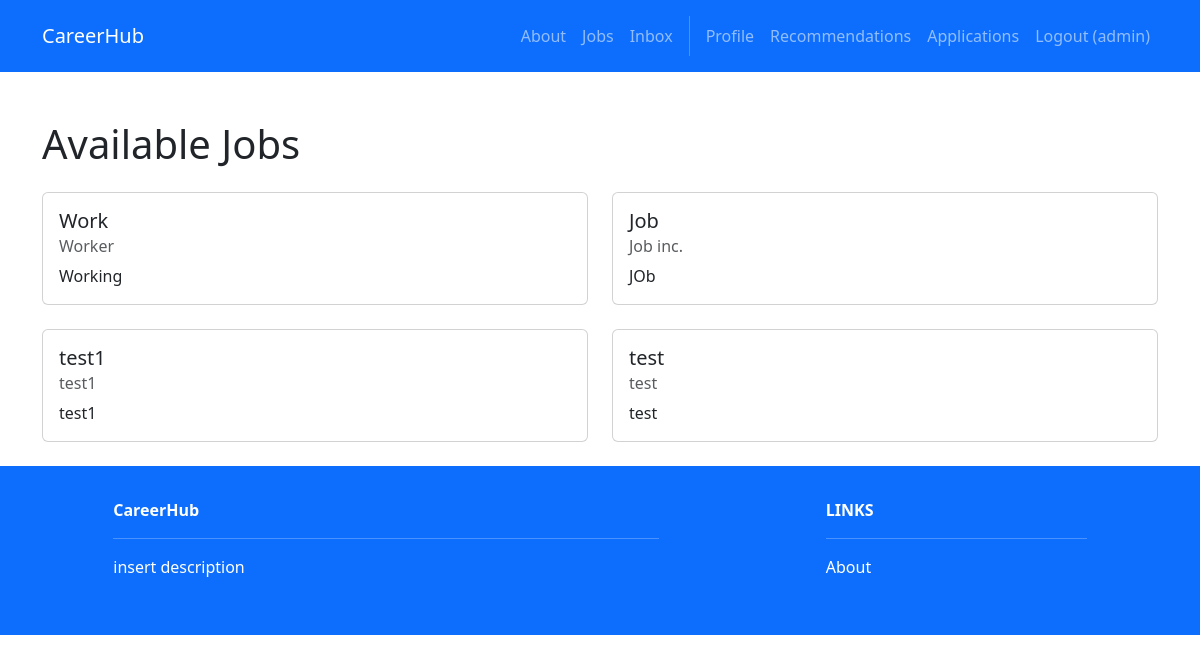
Screenshot of /recruiters/ (signed in) with the database file from the repository.
### accounts/models.py (models this page shows)
class User(AbstractUser):
    firstname = models.CharField(max_length=150, blank=True)
    lastname = models.CharField(max_length=150, blank=True)
    username = models.CharField(max_length=150, unique=True)
    password = models.CharField(max_length=128)
    ROLE_CHOICES = [
        ('seeker', 'Job Seeker'),
        ('recruiter', 'Recruiter'),
    ]
    role = models.CharField(max_length=10, choices=ROLE_CHOICES, default='seeker')

### recruiters/models.py (models this page shows, shortened)
class Post(models.Model):
    id = models.AutoField(primary_key=True)
    title = models.CharField(max_length=200)
    company = models.CharField(max_length=200)
    description = models.TextField()
    location = models.CharField(max_length=200)
    lat = models.FloatField(null=True, blank=True)
    lng = models.FloatField(null=True, blank=True)
    salary_range = models.CharField(max_length=100)
    required_skills = models.ManyToManyField(Skill)
    recruiter = models.ForeignKey(User, on_delete=models.CASCADE)
    created_at = models.DateTimeField(auto_now_add=True)
    updated_at = models.DateTimeField(auto_now=True)
    VISA_CHOICES = [
        ('yes', 'Yes'),
        ('no', 'No'),
    ]
    visa_sponsorship = models.CharField(max_length=3, choices=VISA_CHOICES, default='no')

### recruiters/views.py (the view)
# urls.py: path('', views.index, name='home.index'),
def index(request):
    posts = Post.objects.all().order_by('-created_at')
    return render(request, 'recruiters/index.html', {'posts': posts})

### recruiters/templates/recruiters/index.html (shortened to what this page needs)
{% extends 'base.html' %}
{% block content %}
<div class="container mt-5">
    <h1>Available Jobs</h1>
    <div class="row mt-4">
        {% for post in posts %}
        <div class="col-md-6 mb-4">
            <div class="card">
                <div class="card-body">
                    <h5 class="card-title">{{ post.title }}</h5>
                    <h6 class="card-subtitle mb-2 text-muted">{{ post.company }}</h6>
                    <p class="card-text">{{ post.description|truncatewords:30 }}</p>
                </div>
            </div>
        </div>
        {% endfor %}
    </div>
</div>
{% endblock %}

### CareerHub/templates/base.html (shortened to what this page needs)
<!DOCTYPE html>
<html>
  {% load static %}
  <head>
    <link href=
      "https://cdn.jsdelivr.net/npm/bootstrap@5.3.3/dist/css/bootstrap.min.css" rel="stylesheet"
>
    <link rel=
      "stylesheet"  href="https://cdnjs.cloudflare.com/ajax/libs/font-awesome/6.1.1/css/all.min.css">
  </head>
  <body>
     <nav class="p-3 navbar navbar-dark bg-primary navbar-expand-lg">
      <div class="container">
        <a class="navbar-brand"
           href="{% url 'home.index' %}"> CareerHub
        </a>
        <div class="collapse navbar-collapse"
             id="navbarNavAltMarkup">
           <div class="navbar-nav ms-auto navbar-ml">
            <a class="nav-link"
               href="{% url 'home.about' %}">About</a>
            <a class="nav-link"
              href="{% url 'jobs.index' %}">Jobs</a>
            {% if user.is_authenticated %}
            <a class="nav-link"
              href="{% url 'inbox.index' %}">Inbox</a>
            {% endif %}
            {% if user.is_authenticated %}
              {% if user.role == "recruiter" %}
                <a class="nav-link" href="{% url 'recruiters.index' %}">Postings</a>
                <a class="nav-link" href="{% url 'recruiters.create' %}">Post Job</a>
                <a class="nav-link" href="{% url 'recruiters.recommendations' %}">Recommendations</a>
                <a class="nav-link" href="{% url 'recruiters.candidates' %}">Browse Candidates</a>
              {% else %}
                <a class="nav-link" href="{% url 'profiles.view' %}">Profile</a>
                <a class="nav-link" href="{% url 'jobs.recommendations' %}">Recommendations</a>
                <a class="nav-link" href="{% url 'jobs.applications' %}">Applications</a>
              {% endif %}
              <a class="nav-link" href="{% url 'accounts.logout' %}">Logout ({{user.username }})</a>
            {% else %}
              <a class="nav-link" href="{% url 'accounts.login' %}">Login</a>
              <a class="nav-link" href="{% url 'accounts.signup' %}">Sign Up</a>
            {% endif %}
          </div>
        </div>
      </div>
    </nav>
    <div>
      {% block content %}
      {% endblock content %}
    </div>
     <section class="p-3 ms-footer bg-primary d-none d-md-block">
      <div class="container">
        <div class="row mt-3 text-white">
          <div class="col-md-6 col-lg-6 col-xl-6 mx-auto mb-4">
            <b>CareerHub</b>
            <hr />
            <p>
              insert description
            </p>
          </div>
          <div class="col-md-3 col-lg-3 col-xl-3 mx-auto mb-4">
            <b>LINKS</b>
            <hr />
            <p><a class="nav-link"
              href="{% url 'home.about' %}">
              About
            </a></p>
          </div>
        </div>
      </div>
    </section>
  </body>
</html>

### rows the page displays
User: username "admin"
Post: title "Work", company "Worker", description "Working"
Post: title "Job", company "Job inc.", description "JOb"
Post: title "test1", company "test1", description "test1"
Post: title "test", company "test", description "test"
